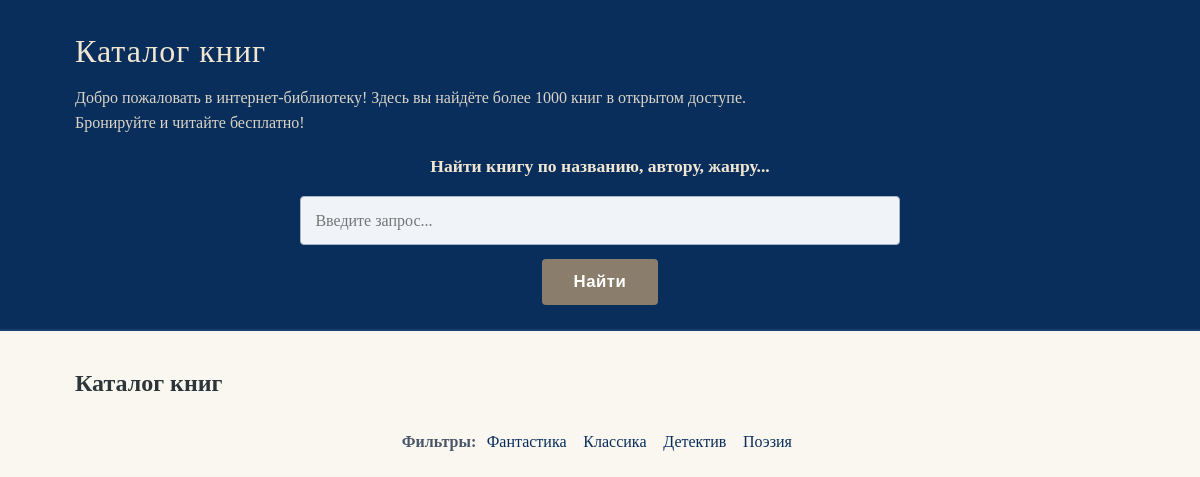
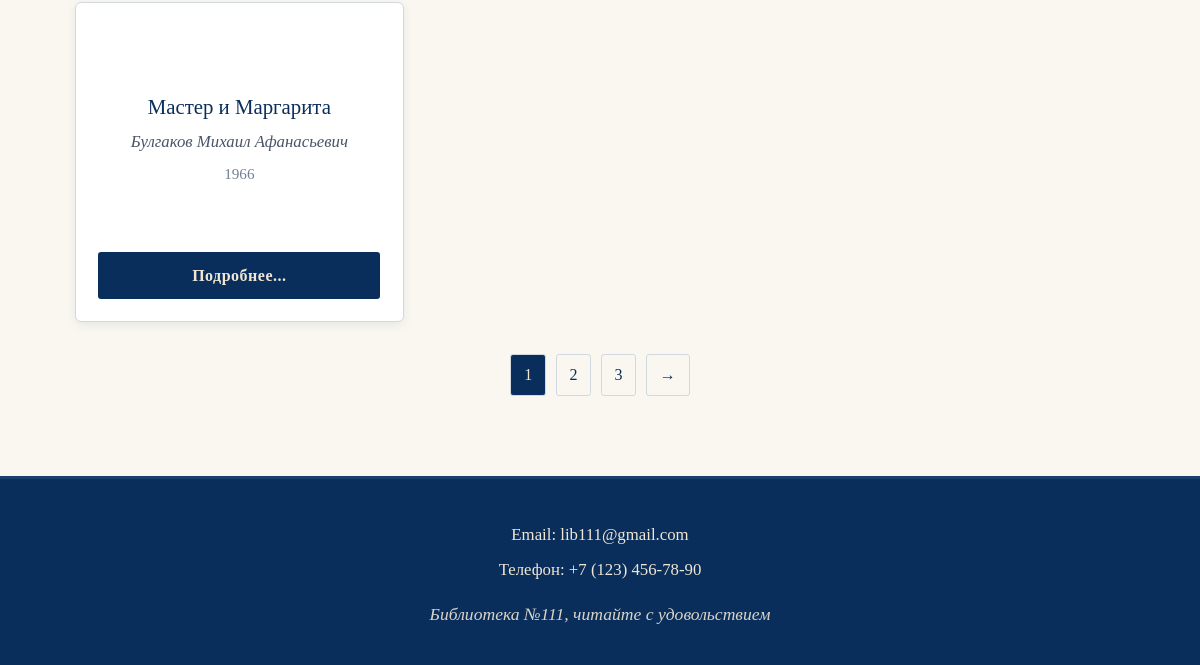
/books/, run on an earlier commit of the app's database (2 pictures, top to bottom).
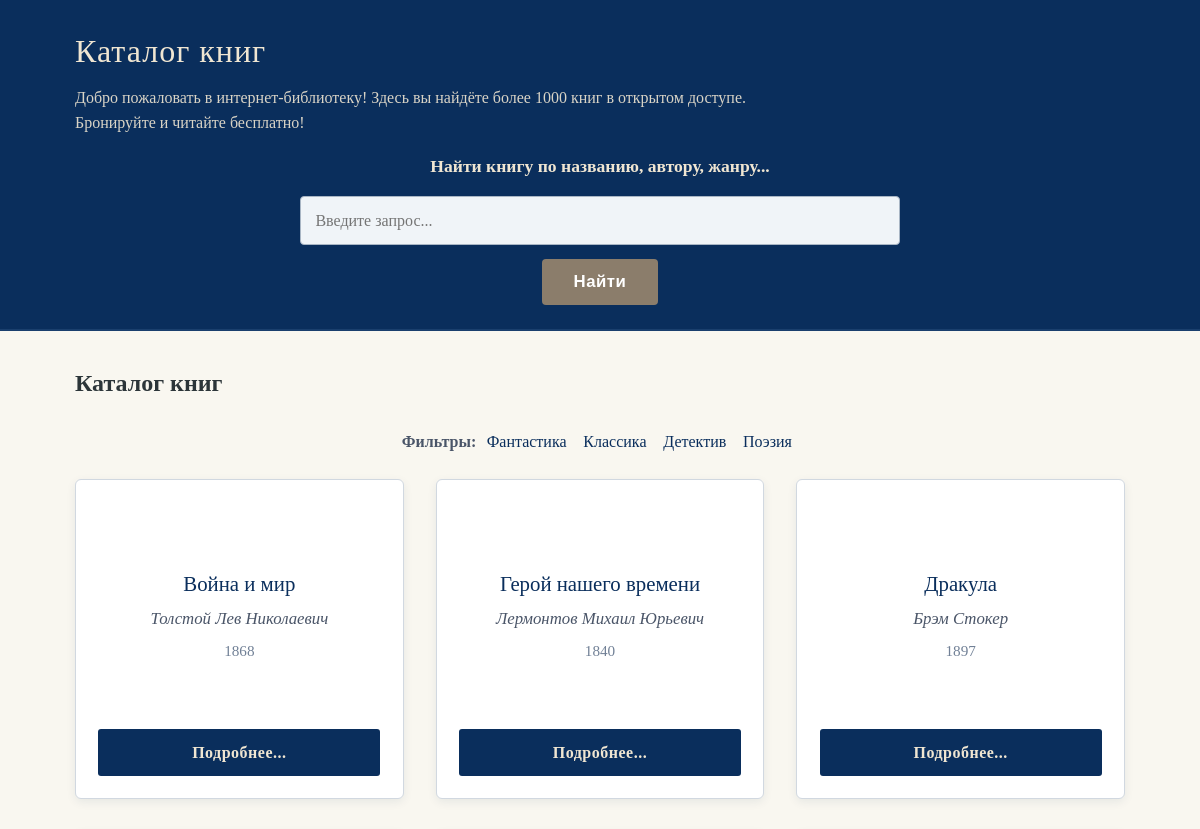
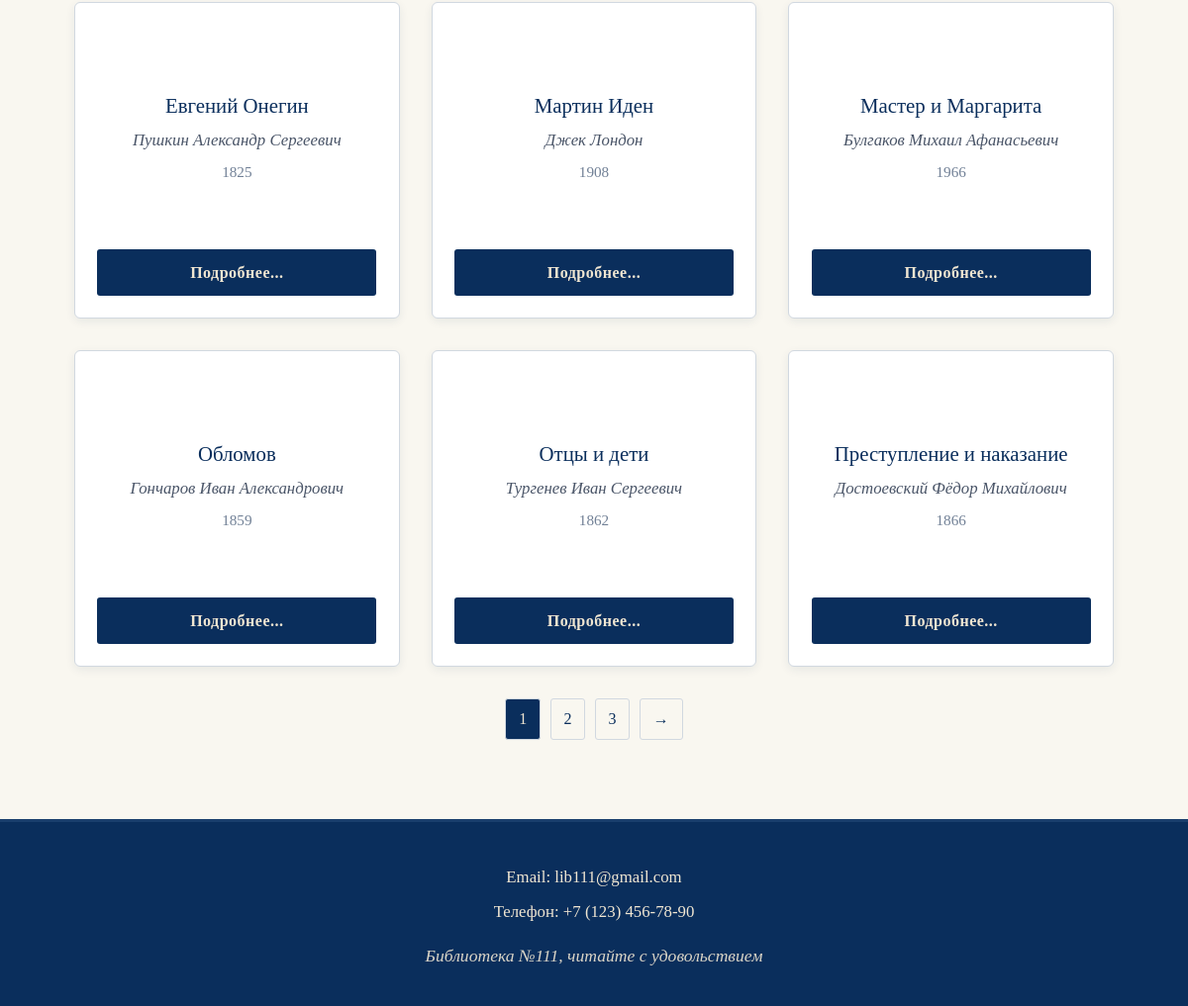
And on a later commit of the database (2 pictures, top to bottom).
### library_app/models.py (models this page shows, shortened)
class Book(models.Model):
    title = models.CharField(max_length=200, verbose_name="Название")
    author = models.ForeignKey(
        Author,
        on_delete=models.CASCADE,
        verbose_name="Автор"
    )
    genre = models.CharField(max_length=100, verbose_name="Жанр")
    year = models.IntegerField(verbose_name="Год издания")
    isbn = models.CharField(max_length=17, unique=True, verbose_name="ISBN")
    description = models.TextField(verbose_name="Описание")
    available = models.BooleanField(default=True, verbose_name="Доступна")
    class Meta:
        verbose_name = "Книга"
        verbose_name_plural = "Книги"

class Author(models.Model):
    name = models.CharField(max_length=100, verbose_name="Имя автора")
    bio = models.TextField(blank=True, verbose_name="Биография")
    class Meta:
        verbose_name = "Автор"
        verbose_name_plural = "Авторы"

### library_app/views.py (the view)
# urls.py: path('books/', views.books_list, name='books_list'),
def books_list(request):
    query = request.GET.get('q', '')
    if query:
        books = Book.objects.filter(
            available = True,
            title__icontains=query
        ).order_by('title')
    else:
        books = Book.objects.filter(available=True).order_by('title')
    return render(request, 'books.html', {'books': books, 'query': query})

### library_app/templates/books.html (shortened to what this page needs)
<!DOCTYPE html>
<html lang="ru">
<head>
    {% load static %}
    <link rel="stylesheet" href="{% static 'styles/style.css' %}">
</head>
<body>
    <header>
        <div class="container">
            <h1 class="header-title">Каталог книг</h1>
            <p class="header_description">Добро пожаловать в интернет-библиотеку! Здесь вы найдёте более 1000 книг в открытом доступе. Бронируйте и читайте бесплатно!</p>
            <form class="books_form" action="{% url 'books_list' %}">
                    <label for="search">Найти книгу по названию, автору, жанру...</label>
                <input type="text" id="search" name="q" placeholder="Введите запрос...">
                <button type="submit">Найти</button>
            </form>
        </div>
    </header>
    <main>
        <div class="container">
            <h2 clase="page-title">Каталог книг</h2>
            <div class="filters">
                <p><strong>Фильтры:</strong>
                    <a href="#">Фантастика</a>
                    <a href="#">Классика</a>
                    <a href="#">Детектив</a>
                    <a href="#">Поэзия</a>
                </p>
            </div>
            <ul class="books_list">
                {% for book in books %}
                <li class="books_list_item">
                    <div class="book-content">
                        <h3 class="name_book">{{ book.title }}</h3>
                        <p class="class_book">{{ book.author.name }}</p>
                        <p class="date_book">{{ book.year }}</p>
                    </div>
                    <a href="{% url 'book_detail' book.id %}" class="btn-more">Подробнее...</a>
                </li>
                {% empty %}
                <li>Книг не найдено.</li>
                {% endfor %}
            </ul>
            <div class="pagination">
                <a href="#" class="active">1</a>
                <a href="#">2</a>
                <a href="#">3</a>
                <a href="#">→</a>
            </div>
        </div>
    </main>
    <footer>
        <div class="container">
            <div class="contacts">
                <ul class="contact_list">
                    <li>Email: lib111@gmail.com</li>
                    <li>Телефон: +7 (123) 456-78-90</li>
                </ul>
            </div>
            <p class="lib_description">Библиотека №111, читайте с удовольствием</p>
        </div>
    </footer>
</body>
</html>

### library_app/static/styles/style.css (style rules this page uses)
* { margin: 0; padding: 0; box-sizing: border-box; }
body { font-family: 'Georgia', 'Times New Roman', serif; line-height: 1.7; color: #2c3539; background-color: #f9f7f0; }
.container { width: 90%; max-width: 1100px; margin: 0 auto; padding: 0 15px; }
header { background-color: #0a2e5c; padding: 1.5rem 0; color: #f0e6d2; border-bottom: 2px solid #1a3f6d; }
.header-title { font-size: 2rem; margin-bottom: 0.4rem; font-weight: normal; letter-spacing: 1px; }
.header_description { font-size: 1rem; margin-bottom: 1rem; opacity: 0.9; max-width: 700px; line-height: 1.6; }
.books_form { display: flex; flex-direction: column; align-items: center; gap: 0.9rem; max-width: 600px; margin: 0 auto; }
.books_form label { font-weight: bold; font-size: 1.1rem; }
.books_form input[type="text"] { width: 100%; padding: 0.9rem; font-size: 1rem; border: 1px solid #a8b5c4; border-radius: 4px; background-color: #f0f4f8; color: #0a2e5c; font-family: inherit; }
.books_form button { padding: 0.8rem 2rem; font-size: 1.05rem; background-color: #8b7d6b; color: white; border: none; border-radius: 4px; cursor: pointer; font-weight: bold; letter-spacing: 0.5px; transition: background-color 0.2s; }
main { padding: 2rem 0; }
.books_list { list-style: none; display: grid; grid-template-columns: repeat(auto-fill, minmax(240px, 1fr)); gap: 2rem; padding: 0; }
.books_list_item { background: white; border: 1px solid #d1d8e0; border-radius: 6px; padding: 1.4rem; text-align: center; box-shadow: 0 3px 10px rgba(10, 46, 92, 0.08); transition: transform 0.25s, box-shadow 0.25s; display: flex; flex-direction: column; justify-content: space-between; height: 320px; }
.book-content { flex-grow: 1; display: flex; flex-direction: column; justify-content: center; gap: 0.6rem; text-align: center; }
.name_book { font-size: 1.3rem; margin: 0; color: #0a2e5c; font-weight: normal; line-height: 1.3; }
.class_book { color: #4a5568; font-style: italic; margin: 0; font-size: 1.05rem; line-height: 1.4; }
.date_book { color: #718096; font-size: 0.95rem; margin: 0; line-height: 1.4; }
.btn-more { display: inline-block; padding: 0.6rem 1.2rem; background-color: #0a2e5c; color: #f0e6d2; text-decoration: none; border-radius: 3px; font-weight: bold; letter-spacing: 0.5px; transition: background-color 0.2s; width: 100%; text-align: center; margin-top: auto; }
footer { background-color: #0a2e5c; color: #f0e6d2; padding: 2.2rem 0; margin-top: 3rem; border-top: 3px solid #1a3f6d; }
.contact_list { list-style: none; text-align: center; margin-bottom: 1rem; }
.contact_list li { margin: 0.4rem 0; font-size: 1.05rem; }
.lib_description { text-align: center; font-style: italic; opacity: 0.9; font-size: 1.1rem; margin: 0; }
.filters { margin: 1.5rem 0; text-align: center; color: #4a5568; }
.filters a { color: #0a2e5c; text-decoration: none; margin: 0 0.4rem; }
.pagination { display: flex; justify-content: center; gap: 0.6rem; margin-top: 2rem; }
.pagination a { display: inline-block; padding: 0.4rem 0.8rem; border: 1px solid #d1d8e0; text-decoration: none; color: #0a2e5c; border-radius: 3px; }
.pagination a.active, .pagination a:hover { background-color: #0a2e5c; color: #f0e6d2; }

What changed in the data, as far as the page shows it:
added Book: title "Война и мир", author.name "Толстой Лев Николаевич", year "1868"
added Book: title "Герой нашего времени", author.name "Лермонтов Михаил Юрьевич", year "1840"
added Book: title "Дракула", author.name "Брэм Стокер", year "1897"
added Book: title "Евгений Онегин", author.name "Пушкин Александр Сергеевич", year "1825"
added Book: title "Мартин Иден", author.name "Джек Лондон", year "1908"
added Book: title "Обломов", author.name "Гончаров Иван Александрович", year "1859"
added Book: title "Отцы и дети", author.name "Тургенев Иван Сергеевич", year "1862"
added Book: title "Преступление и наказание", author.name "Достоевский Фёдор Михайлович", year "1866"
